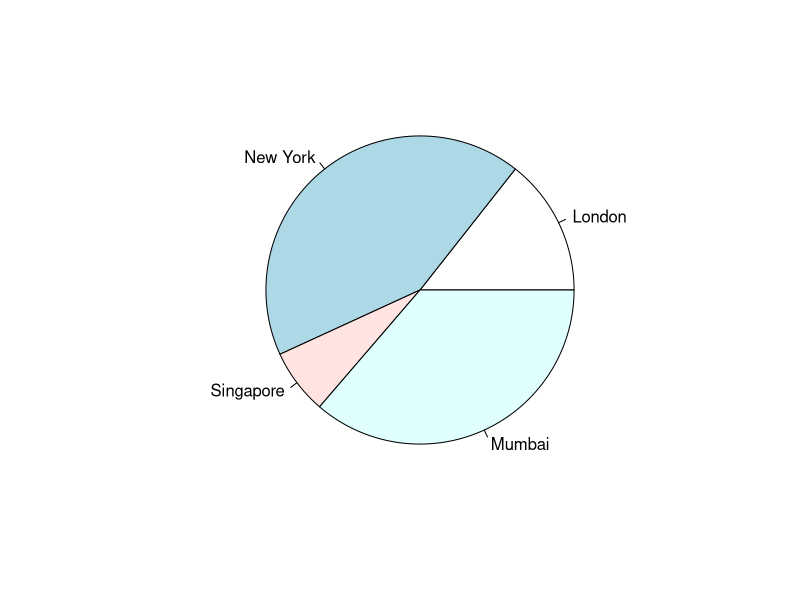
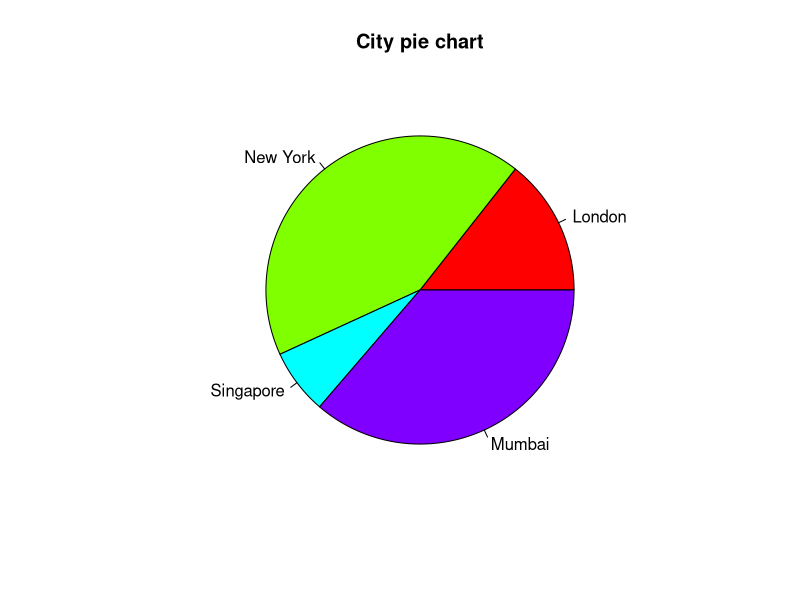
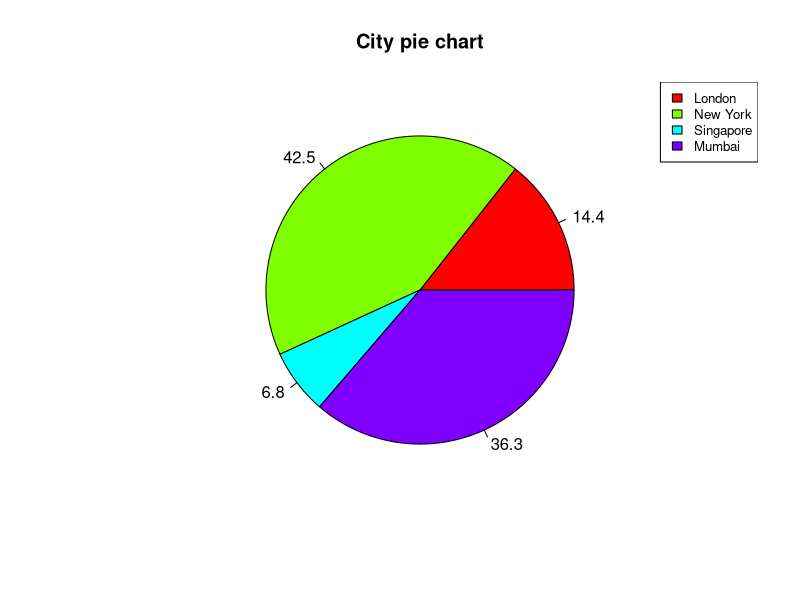
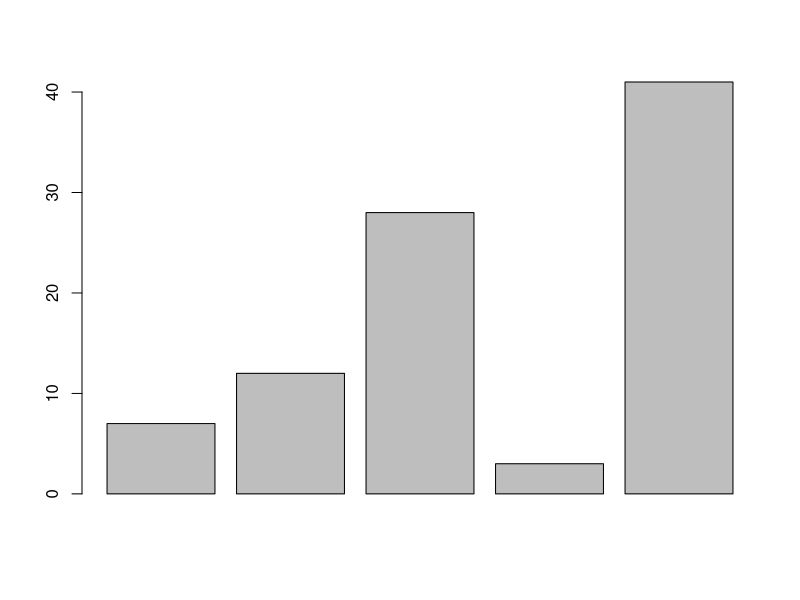
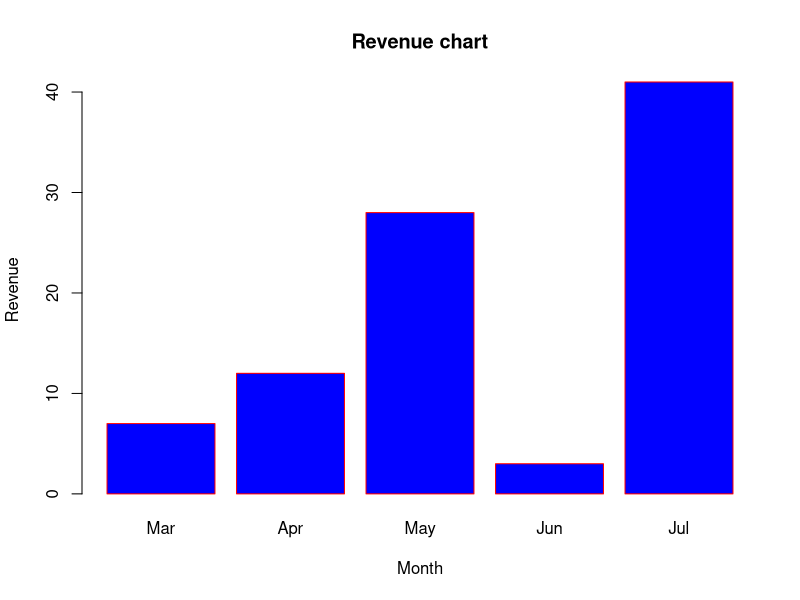
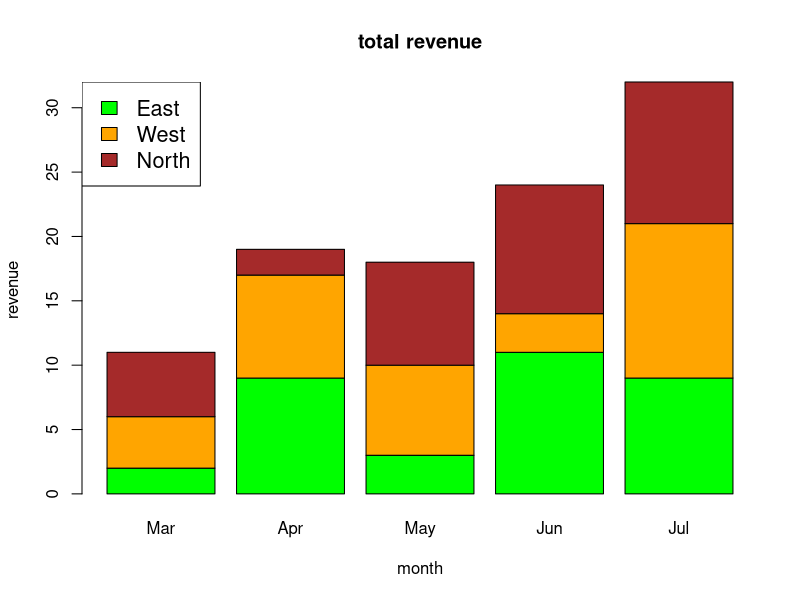
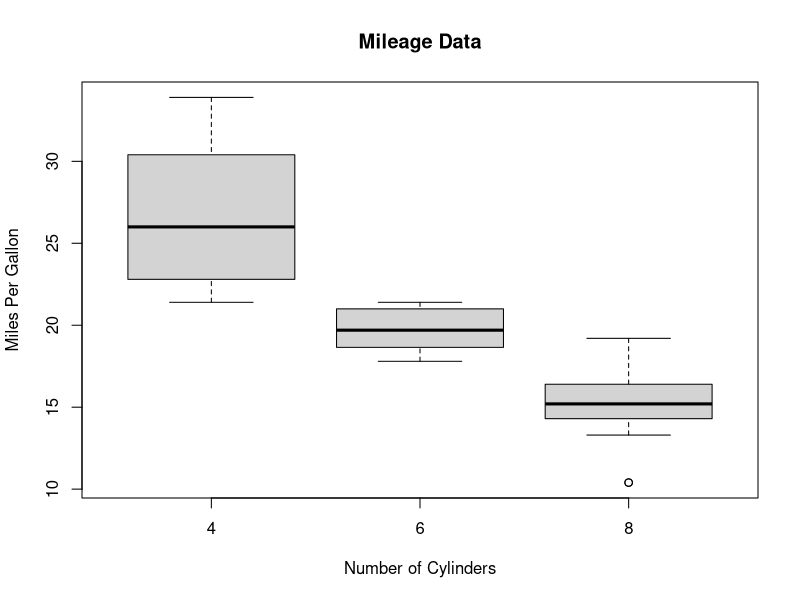
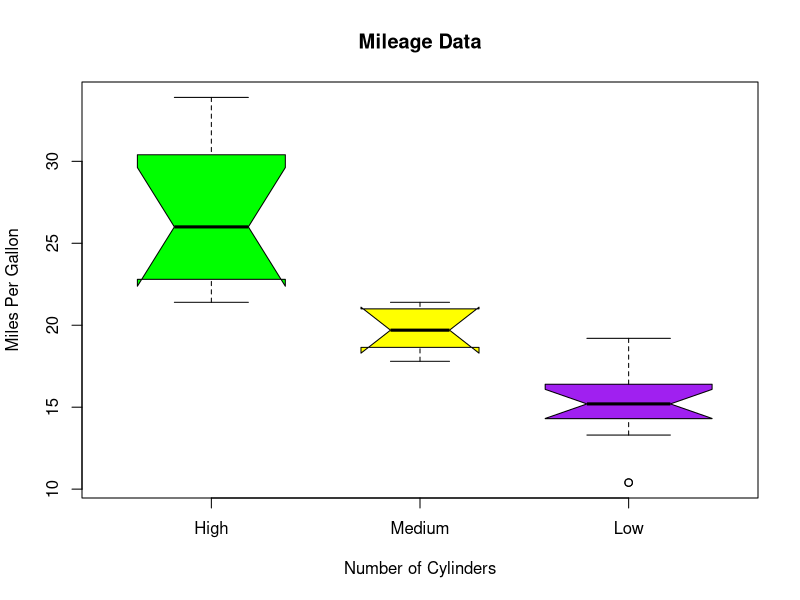

Reproduce these figures in R, in order.
# PIE CHARTS
# Create data for the graph.
x <- c(21, 62, 10, 53)
labels <- c("London", "New York", "Singapore", "Mumbai")

# Give the chart file a name.
png(file = "city.jpg")

# Plot the chart.
pie(x,labels)

# Save the file.
dev.off()



# PIE CHARTS 2
# Create data for the graph.
x <- c(21, 62, 10, 53)
labels <- c("London", "New York", "Singapore", "Mumbai")

# Give the chart file a name.
png(file = "city_title_colours.jpg")

# Plot the chart with title and rainbow color pallet.
pie(x, labels, main = "City pie chart", col = rainbow(length(x)))

# Save the file.
dev.off()




# PIE CHART 3
# Create data for the graph.
x <-  c(21, 62, 10,53)
labels <-  c("London","New York","Singapore","Mumbai")

piepercent<- round(100*x/sum(x), 1)

# Give the chart file a name.
png(file = "city_percentage_legends.jpg")

# Plot the chart.
pie(x, labels = piepercent, main = "City pie chart",col = rainbow(length(x)))
legend("topright", c("London","New York","Singapore","Mumbai"), cex = 0.8,
       fill = rainbow(length(x)))

# Save the file.
dev.off()




# 3D PIE CHART
# Get the library.
# library()

# Create data for the graph.
# x <-  c(21, 62, 10,53)
# lbl <-  c("London","New York","Singapore","Mumbai")
# 
# # Give the chart file a name.
# png(file = "3d_pie_chart.jpg")
# 
# # Plot the chart.
# pie3D(x,labels = lbl,explode = 0.1, main = "Pie Chart of Countries ")
# 
# # Save the file.
# dev.off()







# BAR CHART
# Create the data for the chart.
H <- c(7,12,28,3,41)

# Give the chart file a name.
png(file = "barchart.png")

# Plot the bar chart.
barplot(H)

# Save the file.
dev.off()






# Bar Chart Labels, Title and Colors
# Create the data for the chart.
H <- c(7,12,28,3,41)
M <- c("Mar","Apr","May","Jun","Jul")

# Give the chart file a name.
png(file = "barchart_months_revenue.png")

# Plot the bar chart.
barplot(H,names.arg = M,xlab = "Month",ylab = "Revenue",col = "blue",
        main = "Revenue chart",border = "red")

# Save the file.
dev.off()





# Group Bar Chart and Stacked Bar Chart
# We can create bar chart with groups of bars and stacks 
# in each bar by using a matrix as input values.
# Create the input vectors.
colors <- c("green","orange","brown")
months <- c("Mar","Apr","May","Jun","Jul")
regions <- c("East","West","North")

# Create the matrix of the values.
Values <- matrix(c(2,9,3,11,9,4,8,7,3,12,5,2,8,10,11),nrow = 3,ncol = 5,byrow = TRUE)

# Give the chart file a name.
png(file = "barchart_stacked.png")

# Create the bar chart.
barplot(Values,main = "total revenue",names.arg = months,xlab = "month",ylab = "revenue",
        col = colors)

# Add the legend to the chart.
legend("topleft", regions, cex = 1.3, fill = colors)

# Save the file.
dev.off()







# Box Plot
input <- mtcars[,c('mpg','cyl')]
print(head(input))

# Give the chart file a name.
png(file = "boxplot.png")

# Plot the chart.
boxplot(mpg ~ cyl, data = mtcars, xlab = "Number of Cylinders",
        ylab = "Miles Per Gallon", main = "Mileage Data")

# Save the file.
dev.off()







# Boxplot with Notch
# Give the chart file a name.
png(file = "boxplot_with_notch.png")

# Plot the chart.
boxplot(mpg ~ cyl, data = mtcars, 
        xlab = "Number of Cylinders",
        ylab = "Miles Per Gallon", 
        main = "Mileage Data",
        notch = TRUE, 
        varwidth = TRUE, 
        col = c("green","yellow","purple"),
        names = c("High","Medium","Low")
)
# Save the file.
dev.off()


# HISTOGRAMS
# Create data for the graph.
v <-  c(9,13,21,8,36,22,12,41,31,33,19)

# Give the chart file a name.
png(file = "histogram.png")

# Create the histogram.
hist(v,xlab = "Weight",col = "yellow",border = "blue")

# Save the file.
dev.off()




# HISTOGRAMS 2
# Create data for the graph.
v <- c(9,13,21,8,36,22,12,41,31,33,19)

# Give the chart file a name.
png(file = "histogram_lim_breaks.png")

# Create the histogram.
hist(v,xlab = "Weight",col = "green",border = "red", xlim = c(0,40), ylim = c(0,5),
     breaks = 5)

# Save the file.
dev.off()








# SCATTER PLOT
# Get the input values.
input <- mtcars[,c('wt','mpg')]

# Give the chart file a name.
png(file = "scatterplot.png")

# Plot the chart for cars with weight between 2.5 to 5 and mileage between 15 and 30.
plot(x = input$wt,y = input$mpg,
     xlab = "Weight",
     ylab = "Milage",
     xlim = c(2.5,5),
     ylim = c(15,30),		 
     main = "Weight vs Milage"
)

# Save the file.
dev.off()






# Scatterplot Matrices
# Give the chart file a name.
png(file = "scatterplot_matrices.png")

# Plot the matrices between 4 variables giving 12 plots.

# One variable with 3 others and total 4 variables.

pairs(~wt+mpg+disp+cyl,data = mtcars,
      main = "Scatterplot Matrix")

# Save the file.
dev.off()